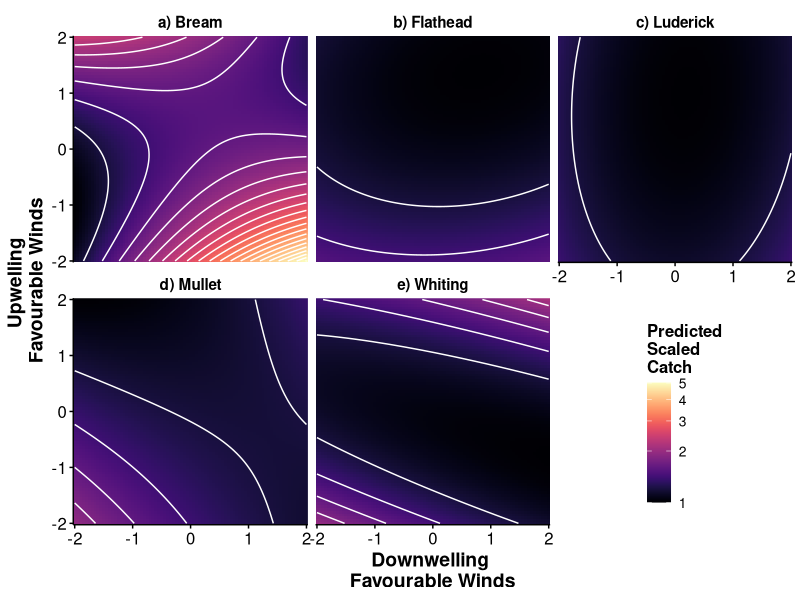
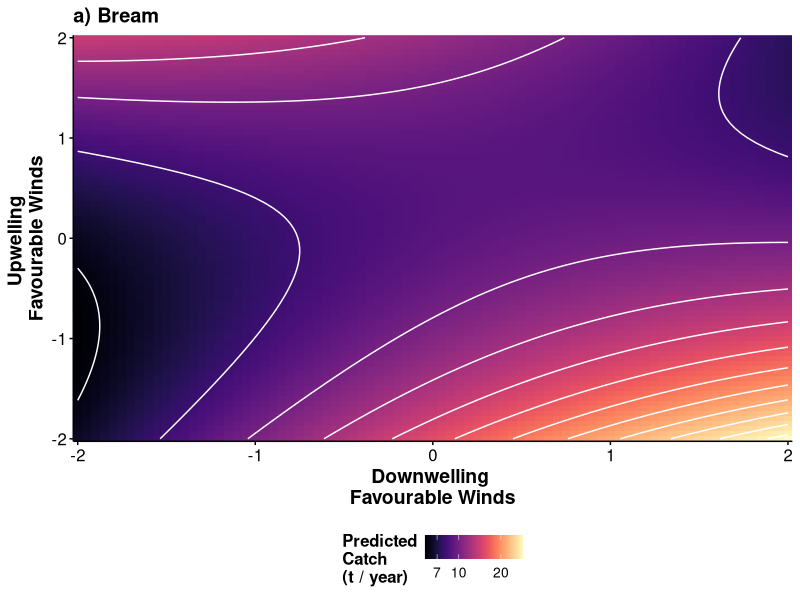
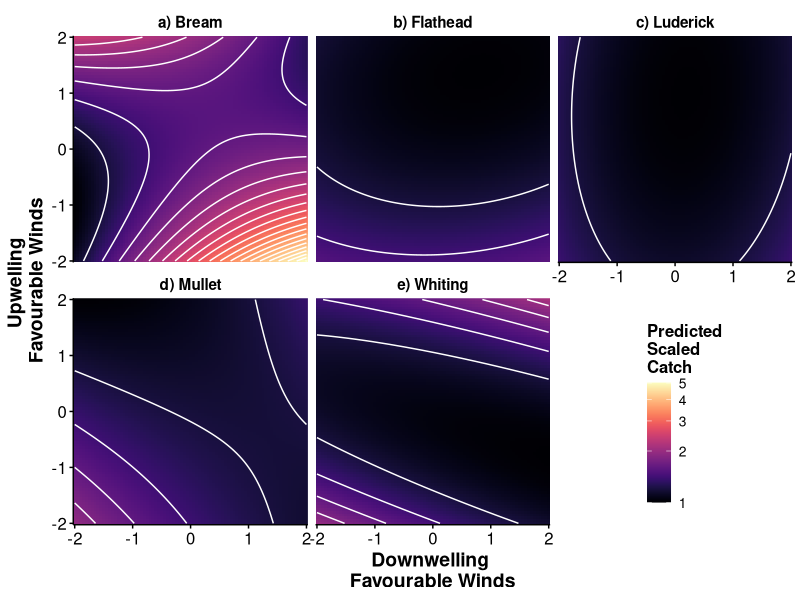
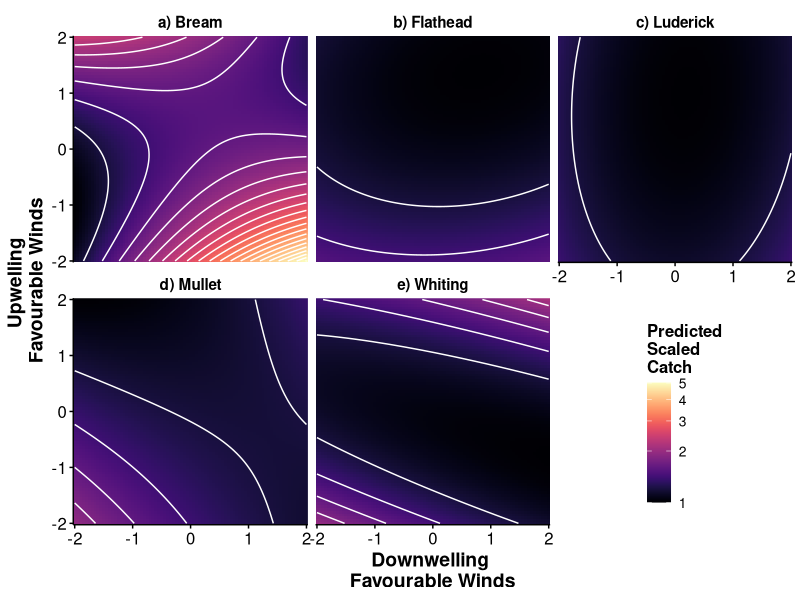

Recreate these plots in R, in order. (Note: this script raises an error after producing the figures.)
# Heatmap prediction plots for CPUE Species

library(tidyverse)

# load data
bream_dat <- read_csv("../Data/Bream heamap prediction data.csv")
bream_dat$Species <- "a) Bream"
mullet_dat <- read_csv("../Data/Mullet heamap prediction data.csv")
mullet_dat$Species <- "d) Mullet"
flathead_dat <- read_csv("../Data/Flathead heamap prediction data.csv")
flathead_dat$Species <- "b) Flathead"
whiting_dat <- read_csv("../Data/Whiting heamap prediction data.csv")
whiting_dat$Species <- "e) Whiting"
luderick_dat <- read_csv("../Data/Luderick heamap prediction data.csv")
luderick_dat$Species <- "c) Luderick"

# Combine dataframes
full_dat <- bind_rows(bream_dat, mullet_dat, flathead_dat, whiting_dat, luderick_dat)


# Rescale values to between zero and one to assist plotting
full_dat <- full_dat %>% group_by(Species) %>% mutate(Scaled_Catch = Abundance/(min(Abundance))) # rescale(Abundance)

# Make plot
pF <- ggplot(full_dat, aes(x = Southeast.Winds,y = Northeast.Winds)) + geom_tile(aes(fill = Scaled_Catch)) +
  facet_wrap(~Species, ncol=3)+
  geom_contour(col="white", aes(z = Scaled_Catch), binwidth = 0.2) +#, binwidth = 0.002
  scale_x_continuous(expand = c(0,0)) + 
  scale_y_continuous(expand = c(0,0)) +
  #scale_fill_gradient(low = "blue", high = "red") + 
  theme_classic() + 
  viridis::scale_fill_viridis(option = "magma", name="Predicted\nScaled\nCatch",
                              trans="log10", breaks=c(1,2,3,4,5)) + # or geom_raster()
  xlab("Downwelling \nFavourable Winds") + ylab("Upwelling \nFavourable Winds") +
  theme(axis.title.x = element_text(face="bold", colour="black", size = 14),
        axis.text.x  = element_text(colour="black", size = 12), 
        axis.title.y = element_text(face="bold", colour="black", size = 14),
        axis.text.y  = element_text(colour="black", size = 12),
        axis.ticks = element_line(colour="black"),
        strip.text = element_text(colour="black", face = "bold", size = 11, hjust=0.5),
        strip.background = element_rect(colour = "white"),
        legend.title = element_text(colour="black", size = 12, face = "bold"),
        legend.text = element_text(colour="black", size=10),
        legend.position = c(0.85,0.23)) 

pF

ggsave("../plots/CPUE Heatmap Predictions.png", width=21, height = 14.8, units ="cm", dpi = 600)
ggsave("../plots/CPUE Heatmap Predictions.pdf", width=21, height = 14.8, units ="cm", dpi = 600)


# Final Plots
# Bream heatmap + Mullet and Flathead Upwelling Favourable Winds

B_plot <-  ggplot(bream_dat, aes(x = Southeast.Winds,y = Northeast.Winds, fill = Abundance/1000)) + geom_tile() +
   geom_contour(col="white", aes(z = Abundance/1000)) +#, binwidth = 0.002
  scale_x_continuous(expand = c(0,0)) + 
  scale_y_continuous(expand = c(0,0)) +
  #scale_fill_gradient(low = "blue", high = "red") + 
  theme_classic() + 
  viridis::scale_fill_viridis(option = "magma", name="Predicted\nCatch\n(t / year)",
                              trans="log10") + # or geom_raster()
  xlab("Downwelling \nFavourable Winds") + ylab("Upwelling \nFavourable Winds") +
  theme(axis.title.x = element_text(face="bold", colour="black", size = 14),
        axis.text.x  = element_text(colour="black", size = 12), 
        axis.title.y = element_text(face="bold", colour="black", size = 14),
        axis.text.y  = element_text(colour="black", size = 12),
        axis.ticks = element_line(colour="black"),
        legend.title = element_text(colour="black", size = 12, face = "bold"),
        legend.text = element_text(colour="black", size=10),
        title = element_text(size=12, face = "bold"),
        legend.position = "bottom",
        legend.key.width = unit(0.5, "cm")) +
  ggtitle("a) Bream")

B_plot


# Need to run models in CPUE Modelling Final.rmd first

M_dat <- ggeffect(m2, terms = "X45_degree_winds.standardised [all]")
M_dat$Term <- "Upwelling \nFavourable Winds"

M_plot <- ggplot(M_dat, aes(x, predicted/1000))+
  geom_line() + xlab("Upwellwing\nFavourable Winds")+
  geom_ribbon(aes(ymin = conf.low/1000, ymax = conf.high/1000), alpha = .1) +
  theme_classic() + theme(axis.text  = element_text(colour="black", size = 12), 
                          axis.title = element_text(face="bold", colour="black", size = 14),
                          axis.ticks = element_line(colour="black"),
                          strip.text = element_text(colour="black", face = "bold", size = 13),
                          strip.background = element_blank(),
                          strip.placement = "outside",
                          #legend.justification=c(1,0), legend.position="right",
                          panel.border = element_rect(colour = "black", fill=NA, size = 1),
                          title = element_text(size=12, face = "bold"))+
  ylab("Predicted Catch (t / year)") +
  ggtitle("c) Mullet")
M_plot  

F_dat <- ggeffect(m5, terms = "X45_degree_winds.standardised [all]")
F_dat$Term <- "Upwelling \nFavourable Winds"

F_plot <- ggplot(F_dat, aes(x, predicted/1000))+
  geom_line() + xlab("Upwellwing\nFavourable Winds")+
  geom_ribbon(aes(ymin = conf.low/1000, ymax = conf.high/1000), alpha = .1) +
  theme_classic() + theme(axis.text  = element_text(colour="black", size = 12), 
                          axis.title = element_text(face="bold", colour="black", size = 14),
                          axis.ticks = element_line(colour="black"),
                          strip.text = element_text(colour="black", face = "bold", size = 13),
                          strip.background = element_blank(),
                          strip.placement = "outside",
                          #legend.justification=c(1,0), legend.position="right",
                          panel.border = element_rect(colour = "black", fill=NA, size = 1),
                          title = element_text(size=12, face = "bold"))+
  ylab("Predicted Catch (t / year)") +
  ggtitle("b) Flathead")
F_plot  

library(patchwork)
B_plot  + F_plot+ M_plot
ggsave("../plots/CPUE Prediction plots.png", width = 21, height = 11, units="cm", dpi = 600)
